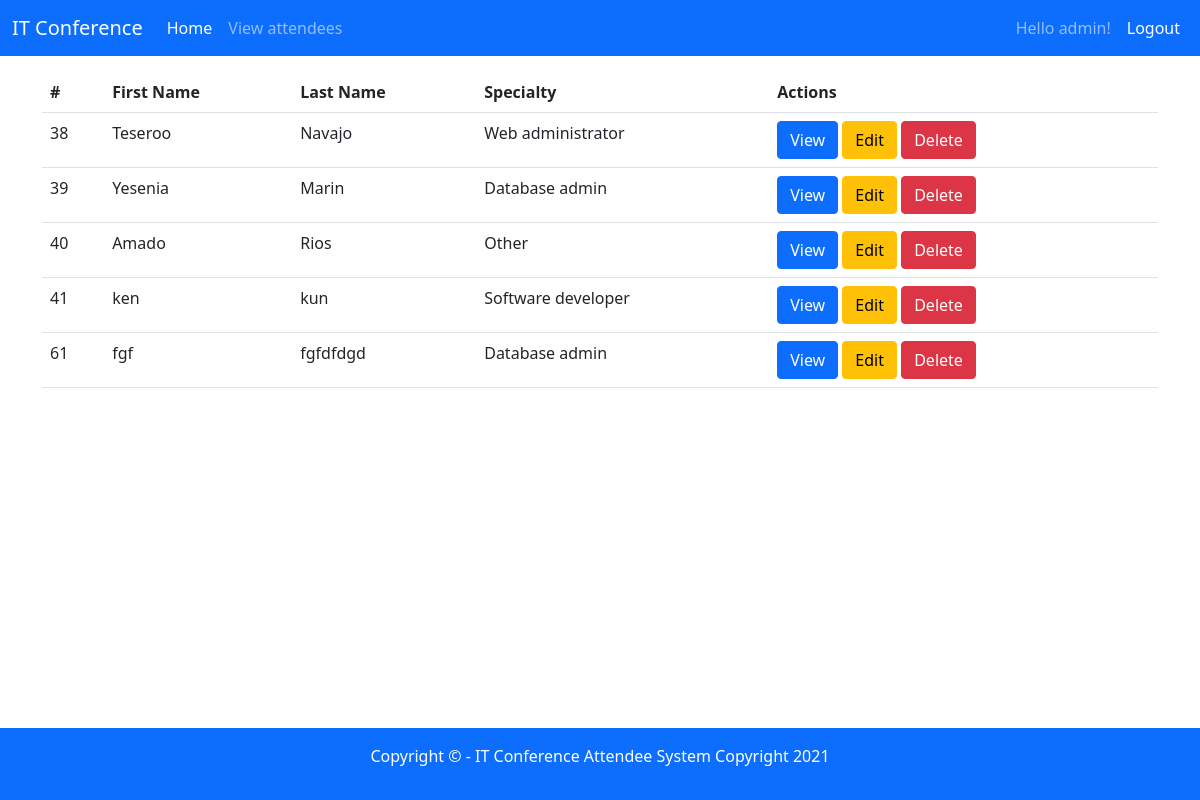
Page /viewrecords.php (signed in) on the committed database.
### tables this page shows
CREATE TABLE `attendee` (
  `attendee_id` int(11) NOT NULL,
  `firstname` varchar(100) NOT NULL,
  `lastname` varchar(100) NOT NULL,
  `dateofbirth` date NOT NULL,
  `emailadress` varchar(100) NOT NULL,
  `contactnumber` varchar(20) NOT NULL,
  `specialty_id` int(11) NOT NULL,
  `avatar_path` varchar(200) DEFAULT NULL
);

CREATE TABLE `specialties` (
  `specialty_id` int(11) NOT NULL,
  `name` varchar(100) NOT NULL
);

### db/conn.php (called while the page is built, shortened)
<?php
  $host = "remotemysql.com";
  $db = "MVPtbayhSj";
  $user = "MVPtbayhSj";
  $password = "nIPm4xADvv";
  $charset = "utf8mb4";
  $dsn = "mysql:host=$host;dbname=$db;charset=$charset";
  try{
    $PDO = new PDO($dsn, $user, $password);
    $PDO->setAttribute(PDO::ATTR_ERRMODE, PDO::ERRMODE_EXCEPTION);
  } catch(PDOException $e) {
    throw new PDOException($e->getMessage());
  }
  require_once 'crud.php';
  $crud = new crud($PDO);
?>

### db/crud.php (called while the page is built, shortened)
<?php
  class crud{
    private $db;
    function __construct($conn){
      $this->db = $conn;
    }
    public function getAttendees(){
      try{
        $sql = "SELECT * FROM attendee A INNER JOIN specialties S ON A.specialty_id = S.specialty_id ORDER BY A.attendee_id;";
        $result = $this->db->query($sql);
        return $result;
      }
      catch (PDOException $e) {
        echo $e->getMessage();
        return false;
      }
    }
  }
?>

### viewrecords.php (the view, shortened to what this page needs)
<?php
  require_once 'includes/header.php';
  require_once 'db/conn.php';
  $results = $crud->getAttendees();
?>
<table class="table">
  <tr>
    <th>#</th>
    <th>First Name</th>
    <th>Last Name</th>
    <th>Specialty</th>
    <th>Actions</th>
  </tr>
  <?php while($r = $results->fetch(PDO::FETCH_ASSOC)){ ?>
    <tr>
      <td> <?php echo $r['attendee_id']; ?> </td>
      <td> <?php echo $r['firstname']; ?> </td>
      <td> <?php echo $r['lastname']; ?> </td>
      <td> <?php echo $r['name']; ?> </td>
      <td>
        <a href="view.php?id=<?php echo $r['attendee_id']; ?>"><button class="btn btn-primary">View</button></a>
        <a href="edit.php?id=<?php echo $r['attendee_id']; ?>"><button class="btn btn-warning">Edit</button></a>
        <a onclick="return confirm('Are you sure you want to delete this record?')" href="delete.php?id=<?php echo $r['attendee_id']; ?>"><button class="btn btn-danger">Delete</button></a>
      </td>
    </tr>
  <?php }; ?>
</table>
<?php require_once 'includes/footer.php'; ?>

### includes/header.php (shortened to what this page needs)
<!doctype html>
<html lang="en">
  <head>
    <link href="https://cdn.jsdelivr.net/npm/bootstrap@5.0.2/dist/css/bootstrap.min.css" rel="stylesheet">
    <link rel="stylesheet" href="//code.jquery.com/ui/1.12.1/themes/base/jquery-ui.css">
  </head>
  <body>
    <nav class="navbar navbar-expand-lg navbar-dark bg-primary">
      <div class="container-fluid">
        <a class="navbar-brand" href="./">IT Conference</a>
        <div class="collapse navbar-collapse" id="navbarSupportedContent">
          <ul class="navbar-nav me-auto mb-2 mb-lg-0">
            <li class="nav-item">
              <a class="nav-link active" aria-current="page" href="index.php">Home</a>
            </li>
            <li class="nav-item">
              <a class="nav-link" href="viewrecords.php">View attendees</a>
            </li>
          </ul>
          <ul class="navbar-nav ml-auto mb-2 mb-lg-0">
            <?php if(!isset($_SESSION['userid'])){ ?>
              <li class="nav-item">
                <a class="nav-link active" aria-current="page" href="login.php">Login</a>
              </li>
            <?php } else{ ?>
              <li class="nav-item">
                <a class="nav-link" aria-current="page" href="#"> Hello <?php echo $_SESSION['username'] ?>! </a>
              </li>
              <li class="nav-item">
                <a class="nav-link active" aria-current="page" href="logout.php">Logout</a>
              </li>
            <?php } ?>
          </ul>
        </div>
      </div>
    </nav>
    <div class="container mt-3 mb-3">

### includes/footer.php (shortened to what this page needs)
    </div>
    <br>
    <br>
    <br>
    <br>
    <br>
    <footer class="footer mt-auto py-3 bg-primary fixed-bottom">
      <div class="container">
        <p class="text-center text-white">Copyright &copy; - IT Conference Attendee System <?php echo 'Copyright ' . date('Y'); ?></p>
      </div>
    </footer>
  </body>
</html>

### rows in the picture
attendee: attendee_id "38", firstname "Teseroo", lastname "Navajo", specialty.name "Web administrator"
attendee: attendee_id "39", firstname "Yesenia", lastname "Marin", specialty.name "Database admin"
attendee: attendee_id "40", firstname "Amado", lastname "Rios", specialty.name "Other"
attendee: attendee_id "41", firstname "ken", lastname "kun", specialty.name "Software developer"
attendee: attendee_id "61", firstname "fgf", lastname "fgfdfdgd", specialty.name "Database admin"

### other values in the picture
$_SESSION['username'] "admin"
